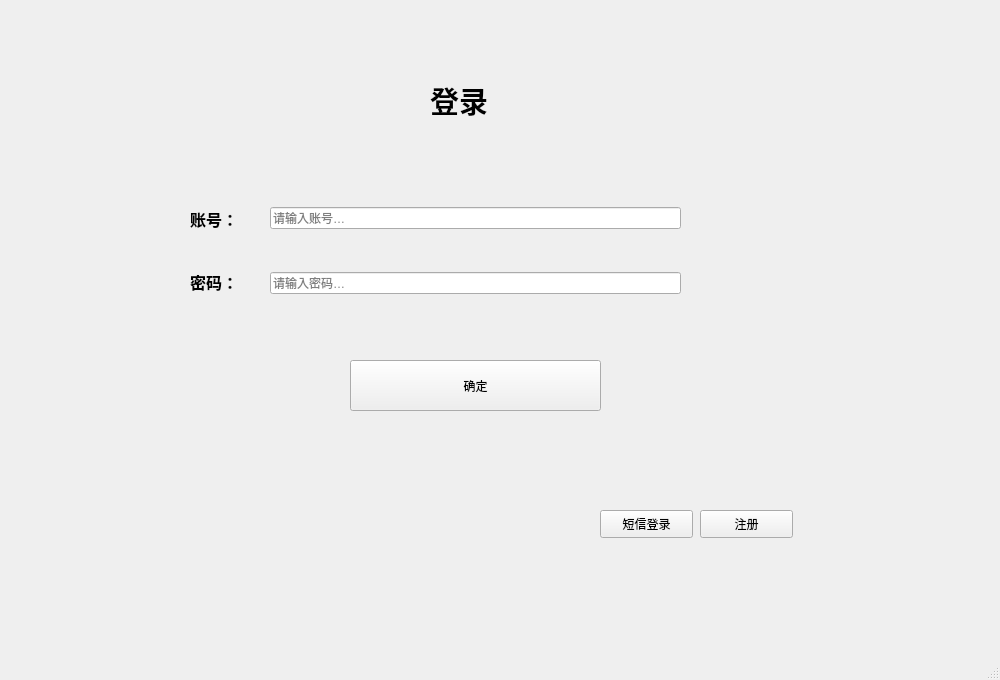
<?xml version="1.0" encoding="UTF-8"?>
<ui version="4.0">
 <class>data</class>
 <widget class="QMainWindow" name="data">
  <property name="geometry">
   <rect>
    <x>0</x>
    <y>0</y>
    <width>1000</width>
    <height>680</height>
   </rect>
  </property>
  <property name="windowTitle">
   <string>data</string>
  </property>
  <widget class="QWidget" name="centralwidget">
   <widget class="QPushButton" name="confirm_Button">
    <property name="geometry">
     <rect>
      <x>350</x>
      <y>360</y>
      <width>251</width>
      <height>51</height>
     </rect>
    </property>
    <property name="text">
     <string>确定</string>
    </property>
   </widget>
   <widget class="QLabel" name="label">
    <property name="geometry">
     <rect>
      <x>430</x>
      <y>70</y>
      <width>131</width>
      <height>61</height>
     </rect>
    </property>
    <property name="text">
     <string>&lt;html&gt;&lt;head/&gt;&lt;body&gt;&lt;p&gt;&lt;span style=&quot; font-size:22pt; font-weight:700;&quot;&gt;登录&lt;/span&gt;&lt;/p&gt;&lt;/body&gt;&lt;/html&gt;</string>
    </property>
   </widget>
   <widget class="QPushButton" name="message_Button">
    <property name="geometry">
     <rect>
      <x>600</x>
      <y>510</y>
      <width>93</width>
      <height>28</height>
     </rect>
    </property>
    <property name="text">
     <string>短信登录</string>
    </property>
   </widget>
   <widget class="QPushButton" name="register_Button">
    <property name="geometry">
     <rect>
      <x>700</x>
      <y>510</y>
      <width>93</width>
      <height>28</height>
     </rect>
    </property>
    <property name="text">
     <string>注册</string>
    </property>
   </widget>
   <widget class="QWidget" name="layoutWidget_2">
    <property name="geometry">
     <rect>
      <x>190</x>
      <y>190</y>
      <width>62</width>
      <height>121</height>
     </rect>
    </property>
    <layout class="QVBoxLayout" name="verticalLayout">
     <item>
      <widget class="QLabel" name="label_2">
       <property name="text">
        <string>&lt;html&gt;&lt;head/&gt;&lt;body&gt;&lt;p&gt;&lt;span style=&quot; font-size:12pt; font-weight:700;&quot;&gt;账号：&lt;/span&gt;&lt;/p&gt;&lt;/body&gt;&lt;/html&gt;</string>
       </property>
      </widget>
     </item>
     <item>
      <widget class="QLabel" name="label_3">
       <property name="text">
        <string>&lt;html&gt;&lt;head/&gt;&lt;body&gt;&lt;p&gt;&lt;span style=&quot; font-size:12pt; font-weight:700;&quot;&gt;密码：&lt;/span&gt;&lt;/p&gt;&lt;/body&gt;&lt;/html&gt;</string>
       </property>
      </widget>
     </item>
    </layout>
   </widget>
   <widget class="QWidget" name="layoutWidget_3">
    <property name="geometry">
     <rect>
      <x>270</x>
      <y>170</y>
      <width>411</width>
      <height>161</height>
     </rect>
    </property>
    <layout class="QVBoxLayout" name="verticalLayout_2">
     <item>
      <widget class="QLineEdit" name="userID_lineEdit">
       <property name="placeholderText">
        <string>请输入账号…</string>
       </property>
      </widget>
     </item>
     <item>
      <widget class="QLineEdit" name="user_password_lineEdit">
       <property name="echoMode">
        <enum>QLineEdit::Password</enum>
       </property>
       <property name="placeholderText">
        <string>请输入密码…</string>
       </property>
      </widget>
     </item>
    </layout>
   </widget>
  </widget>
  <widget class="QMenuBar" name="menubar">
   <property name="geometry">
    <rect>
     <x>0</x>
     <y>0</y>
     <width>1000</width>
     <height>25</height>
    </rect>
   </property>
  </widget>
  <widget class="QStatusBar" name="statusbar"/>
 </widget>
 <resources/>
 <connections/>
</ui>
